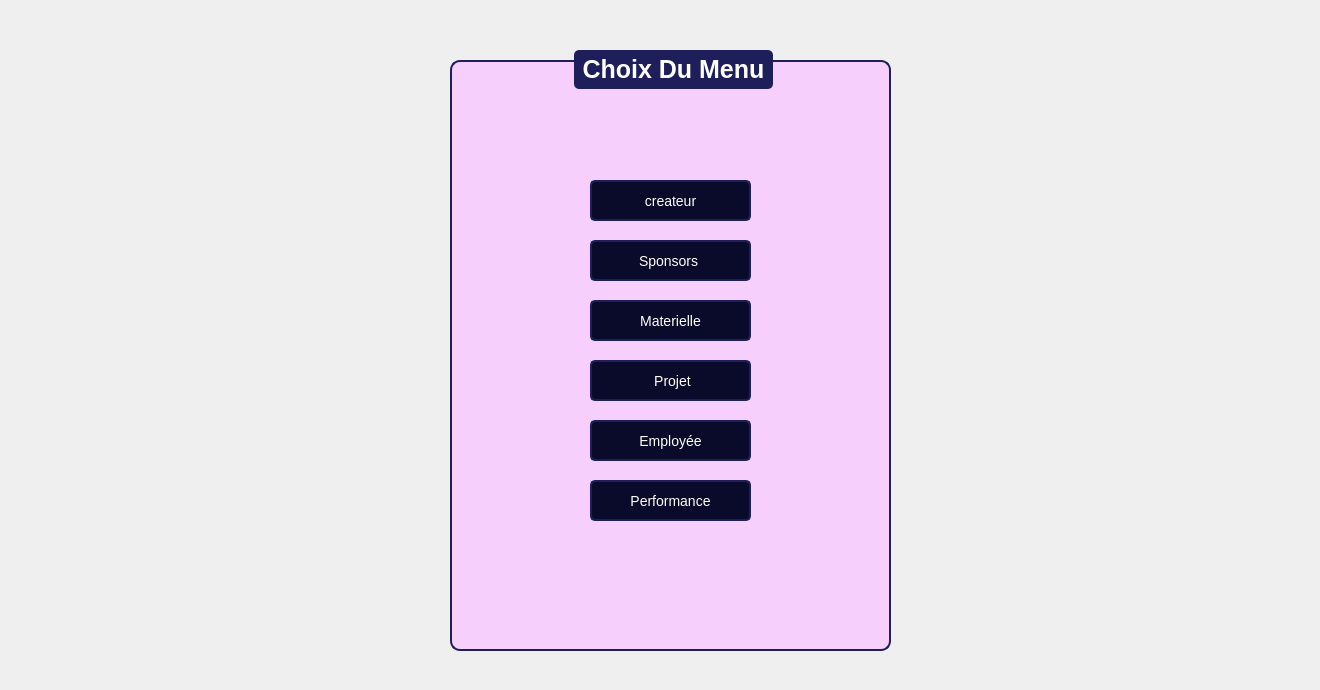
    <widget class="QWidget" name="page_2">
     <widget class="QGroupBox" name="groupBox_16">
      <property name="geometry">
       <rect>
        <x>450</x>
        <y>50</y>
        <width>441</width>
        <height>601</height>
       </rect>
      </property>
      <property name="styleSheet">
       <string notr="true">QGroupBox {
    font-family: &quot;Arial&quot;;
    font-size: 25px;
    font-weight: bold;
    color: #0A0A2A;
    border: 2px solid #1E1E5A;
    border-radius: 10px;
    margin-top: 10px;
    background-color: #F6CFFC;
}

QGroupBox::title {
    subcontrol-origin: margin;
    subcontrol-position: top center;
    padding: 5px;
    background-color: #1E1E5A;
    color: white;
    border-radius: 5px;
}
</string>
      </property>
      <property name="title">
       <string>Choix Du Menu</string>
      </property>
      <widget class="QPushButton" name="pushButton_82">
       <property name="geometry">
        <rect>
         <x>140</x>
         <y>130</y>
         <width>161</width>
         <height>41</height>
        </rect>
       </property>
       <property name="styleSheet">
        <string notr="true">QLineEdit, QDateTimeEdit {
    font-family: &quot;Arial&quot;;
    font-size: 14px;
    color: white;
    background-color: #0A0A2A;
    border: 2px solid #1E1E5A;
    border-radius: 5px;
    padding: 5px;
}

QPushButton {
    font-family: &quot;Arial Black&quot;;
    font-size: 14px;
    color: white;
    background-color: #0A0A2A;
    border: 2px solid #1E1E5A;
    border-radius: 5px;
    padding: 5px;
}

QPushButton:hover {
    background-color: #1E1E5A;
}
</string>
       </property>
       <property name="text">
        <string>createur</string>
       </property>
       <property name="icon">
        <iconset>
         <normaloff>:/icons/icones/addition.png</normaloff>:/icons/icones/addition.png</iconset>
       </property>
       <property name="iconSize">
        <size>
         <width>20</width>
         <height>20</height>
        </size>
       </property>
      </widget>
      <widget class="QPushButton" name="pushButton_83">
       <property name="geometry">
        <rect>
         <x>140</x>
         <y>190</y>
         <width>161</width>
         <height>41</height>
        </rect>
       </property>
       <property name="styleSheet">
        <string notr="true">QLineEdit, QDateTimeEdit {
    font-family: &quot;Arial&quot;;
    font-size: 14px;
    color: white;
    background-color: #0A0A2A;
    border: 2px solid #1E1E5A;
    border-radius: 5px;
    padding: 5px;
}

QPushButton {
    font-family: &quot;Arial Black&quot;;
    font-size: 14px;
    color: white;
    background-color: #0A0A2A;
    border: 2px solid #1E1E5A;
    border-radius: 5px;
    padding: 5px;
}

QPushButton:hover {
    background-color: #1E1E5A;
}
</string>
       </property>
       <property name="text">
        <string> Sponsors  </string>
       </property>
       <property name="icon">
        <iconset>
         <normaloff>:/icons/icones/addition.png</normaloff>:/icons/icones/addition.png</iconset>
       </property>
       <property name="iconSize">
        <size>
         <width>20</width>
         <height>20</height>
        </size>
       </property>
      </widget>
      <widget class="QPushButton" name="pushButton_84">
       <property name="geometry">
        <rect>
         <x>140</x>
         <y>250</y>
         <width>161</width>
         <height>41</height>
        </rect>
       </property>
       <property name="styleSheet">
        <string notr="true">QLineEdit, QDateTimeEdit {
    font-family: &quot;Arial&quot;;
    font-size: 14px;
    color: white;
    background-color: #0A0A2A;
    border: 2px solid #1E1E5A;
    border-radius: 5px;
    padding: 5px;
}

QPushButton {
    font-family: &quot;Arial Black&quot;;
    font-size: 14px;
    color: white;
    background-color: #0A0A2A;
    border: 2px solid #1E1E5A;
    border-radius: 5px;
    padding: 5px;
}

QPushButton:hover {
    background-color: #1E1E5A;
}
</string>
       </property>
       <property name="text">
        <string> Materielle </string>
       </property>
       <property name="icon">
        <iconset>
         <normaloff>:/icons/icones/addition.png</normaloff>:/icons/icones/addition.png</iconset>
       </property>
       <property name="iconSize">
        <size>
         <width>20</width>
         <height>20</height>
        </size>
       </property>
      </widget>
      <widget class="QPushButton" name="pushButton_85">
       <property name="geometry">
        <rect>
         <x>140</x>
         <y>310</y>
         <width>161</width>
         <height>41</height>
        </rect>
       </property>
       <property name="styleSheet">
        <string notr="true">QLineEdit, QDateTimeEdit {
    font-family: &quot;Arial&quot;;
    font-size: 14px;
    color: white;
    background-color: #0A0A2A;
    border: 2px solid #1E1E5A;
    border-radius: 5px;
    padding: 5px;
}

QPushButton {
    font-family: &quot;Arial Black&quot;;
    font-size: 14px;
    color: white;
    background-color: #0A0A2A;
    border: 2px solid #1E1E5A;
    border-radius: 5px;
    padding: 5px;
}

QPushButton:hover {
    background-color: #1E1E5A;
}
</string>
       </property>
       <property name="text">
        <string> Projet</string>
       </property>
       <property name="icon">
        <iconset>
         <normaloff>:/icons/icones/addition.png</normaloff>:/icons/icones/addition.png</iconset>
       </property>
       <property name="iconSize">
        <size>
         <width>20</width>
         <height>20</height>
        </size>
       </property>
      </widget>
      <widget class="QPushButton" name="pushButton_86">
       <property name="geometry">
        <rect>
         <x>140</x>
         <y>370</y>
         <width>161</width>
         <height>41</height>
        </rect>
       </property>
       <property name="styleSheet">
        <string notr="true">QLineEdit, QDateTimeEdit {
    font-family: &quot;Arial&quot;;
    font-size: 14px;
    color: white;
    background-color: #0A0A2A;
    border: 2px solid #1E1E5A;
    border-radius: 5px;
    padding: 5px;
}

QPushButton {
    font-family: &quot;Arial Black&quot;;
    font-size: 14px;
    color: white;
    background-color: #0A0A2A;
    border: 2px solid #1E1E5A;
    border-radius: 5px;
    padding: 5px;
}

QPushButton:hover {
    background-color: #1E1E5A;
}
</string>
       </property>
       <property name="text">
        <string>Employée</string>
       </property>
       <property name="icon">
        <iconset>
         <normaloff>:/icons/icones/addition.png</normaloff>:/icons/icones/addition.png</iconset>
       </property>
       <property name="iconSize">
        <size>
         <width>20</width>
         <height>20</height>
        </size>
       </property>
      </widget>
      <widget class="QPushButton" name="pushButton_101">
       <property name="geometry">
        <rect>
         <x>140</x>
         <y>430</y>
         <width>161</width>
         <height>41</height>
        </rect>
       </property>
       <property name="styleSheet">
        <string notr="true">QLineEdit, QDateTimeEdit {
    font-family: &quot;Arial&quot;;
    font-size: 14px;
    color: white;
    background-color: #0A0A2A;
    border: 2px solid #1E1E5A;
    border-radius: 5px;
    padding: 5px;
}

QPushButton {
    font-family: &quot;Arial Black&quot;;
    font-size: 14px;
    color: white;
    background-color: #0A0A2A;
    border: 2px solid #1E1E5A;
    border-radius: 5px;
    padding: 5px;
}

QPushButton:hover {
    background-color: #1E1E5A;
}
</string>
       </property>
       <property name="text">
        <string>Performance</string>
       </property>
       <property name="icon">
        <iconset>
         <normaloff>:/icons/icones/addition.png</normaloff>:/icons/icones/addition.png</iconset>
       </property>
       <property name="iconSize">
        <size>
         <width>20</width>
         <height>20</height>
        </size>
       </property>
      </widget>
     </widget>
     <widget class="QLabel" name="label_4">
      <property name="geometry">
       <rect>
        <x>-10</x>
        <y>-20</y>
        <width>1311</width>
        <height>681</height>
       </rect>
      </property>
      <property name="text">
       <string/>
      </property>
      <property name="pixmap">
       <pixmap>../../Downloads/aarriere plan.png</pixmap>
      </property>
      <property name="scaledContents">
       <bool>true</bool>
      </property>
     </widget>
     <zorder>label_4</zorder>
     <zorder>groupBox_16</zorder>
    </widget>
